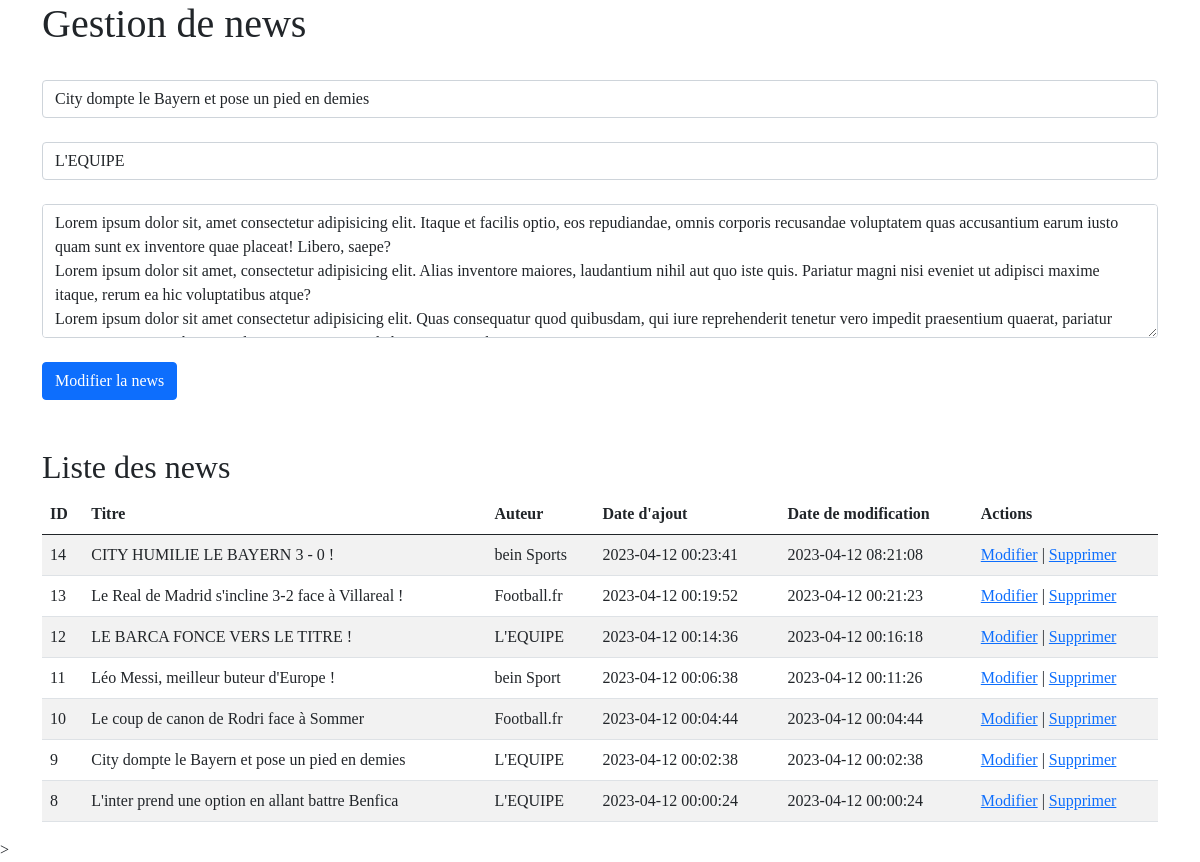
/vues/Admin.php?action=edit&id=9, run on the app's committed database.
### tables this page shows
CREATE TABLE IF NOT EXISTS `news` (
  `id` smallint(5) UNSIGNED NOT NULL AUTO_INCREMENT,
  `auteur` varchar(30) NOT NULL,
  `titre` varchar(100) NOT NULL,
  `contenu` text NOT NULL,
  `dateAjout` datetime NOT NULL,
  `dateModif` datetime NOT NULL,
  PRIMARY KEY (`id`)
);

### modeles/NewsManager.php (called while the page is built, shortened)
<?php
class NewsManager {
    private $db;
    public function __construct(PDO $db) {
        $this->db = $db;
    }
    public function getNewsById($id)
    {
        $query = $this->db->prepare('SELECT * FROM news WHERE id = :id');
        $query->bindValue(':id', $id, PDO::PARAM_INT);
        $query->execute();
        $result = $query->fetch(PDO::FETCH_ASSOC);
        if ($result !== false) {
            return new News($result['id'], $result['auteur'], $result['titre'], $result['contenu'], $result['dateAjout'], $result['dateModif']);
        } else {
            return false;
        }
    }
    public function getAllNews()
{
     $query = $this->db->query('SELECT * FROM news ORDER BY dateAjout DESC ');
     $results = $query->fetchAll(PDO::FETCH_ASSOC);
     $newsList = array();
     foreach ($results as $result) {
         $newsList[] = new News($result['id'], $result['auteur'], $result['titre'], $result['contenu'], $result['dateAjout'], $result['dateModif']);
     }
     return $newsList;
}
}
?>

### controleurs/News.php (called while the page is built, shortened)
<?php
class News {
    private $id;
    private $auteur;
    private $titre;
    private $dateAjout;
    private $dateModif;
    public function __construct($id, $auteur, $titre, $contenu, $dateAjout, $dateModif) {
        $this->id = $id;
        $this->auteur = $auteur;
        $this->titre = $titre;
        $this->dateAjout = $dateAjout;
        $this->dateModif = $dateModif;
    }
    public function getId() {
        return $this->id;
    }
    public function getAuteur() {
        return $this->auteur;
    }
    public function getTitre() {
        return $this->titre;
    }
    public function getDateAjout() {
        return $this->dateAjout;
    }
    public function getDateModif() {
        return $this->dateModif;
    }
}
?>

### vues/Admin.php (the view, shortened to what this page needs)
<!DOCTYPE html>
<html lang="en">
<head>
    <link href="https://cdn.jsdelivr.net/npm/bootstrap@5.0.2/dist/css/bootstrap.min.css" rel="stylesheet">
</head>
<body>
<?php
    require_once('../controleurs/News.php');
    require_once('../modeles/NewsManager.php');
    $manager = new NewsManager($db);
    if (isset($_GET['action']) && isset($_GET['id'])) {
        $action = $_GET['action'];
        $id = $_GET['id'];
        if ($action == 'edit') {
            $news = $manager->getNewsById($id);
            $titre = $news->getTitre();
            $auteur = $news->getAuteur();
            $contenu = $news->getContenu();
        }
        else if ($action == 'delete') {
            $manager->deleteNews($id);
        echo '<div class="alert alert-success" role="alert">La news a été supprimée avec succès !</div>';
        }
    }
$allNews = $manager->getAllNews();
?>
<div class="container">
    <div class="row">
        <div class="col-md-12">
<h1>Gestion de news</h1>
<form method="POST" action="Admin.php">
    <div class="form-group">
        <input type="text" class="form-control" id="titre" name="titre" placeholder="Titre" value="<?php echo isset($titre) ? $titre : ''; ?>" required>
    </div>
    <div class="form-group">
        <input type="text" class="form-control" id="auteur" name="auteur" placeholder="Auteur" value="<?php echo isset($auteur) ? $auteur : ''; ?>" required>
    </div>
    <div class="form-group">
        <textarea class="form-control" id="contenu" name="contenu" placeholder="Contenu"  rows="5" required><?php echo isset($contenu) ? $contenu : ''; ?></textarea>
    </div>
    <br>
    <button type="submit" name="submit" class="btn btn-primary"><?php if (isset($id)) echo 'Modifier'; else echo 'Ajouter'; ?> la news</button>
</form>
<br>
<br>
<h2>Liste des news</h2>
<table class="table table-striped">
 <thead>
    <tr>
        <th>ID</th>
        <th>Titre</th>
        <th>Auteur</th>
        <th>Date d'ajout</th>
        <th>Date de modification</th>
        <th>Actions</th>
    </tr>
  </thead>
  <tbody>
<?php
$allNews = $manager->getAllNews();
foreach ($allNews as $news) {
    echo '<tr>';
    echo '<td>'.$news->getId().'</td>';
    echo '<td>'.$news->getTitre().'</td>';
    echo '<td>'.$news->getAuteur().'</td>';
    echo '<td>'.$news->getDateAjout().'</td>';
    echo '<td>'.$news->getDateModif().'</td>';
    echo '<td>';
    echo '<a href="?action=edit&id='.$news->getId().'">Modifier</a> | ';
    echo '<a href="?action=delete&id='.$news->getId().'">Supprimer</a>';
    echo '</td>';
    echo '</tr>';
}
?>
</tbody>
</table>
</div>
</div>
</div>
<script src="https://cdn.jsdelivr.net/npm/bootstrap@5.0.2/dist/js/bootstrap.bundle.min.js"></script>>
</body>
</html>

### vues/Admin.php (style rules this page uses)
body { font-family: cursive; }

### data on the page
news: auteur "L'EQUIPE", id "8", titre "L'inter prend une option en allant battre Benfica", dateAjout "2023-04-12 00:00:24", dateModif "2023-04-12 00:00:24"
news: id "14", titre "CITY HUMILIE LE BAYERN 3 - 0 !", auteur "bein Sports", dateAjout "2023-04-12 00:23:41", dateModif "2023-04-12 08:21:08"
news: id "13", titre "Le Real de Madrid s'incline 3-2 face à Villareal !", auteur "Football.fr", dateAjout "2023-04-12 00:19:52", dateModif "2023-04-12 00:21:23"
news: id "12", titre "LE BARCA FONCE VERS LE TITRE !", auteur "L'EQUIPE", dateAjout "2023-04-12 00:14:36", dateModif "2023-04-12 00:16:18"
news: id "11", titre "Léo Messi, meilleur buteur d'Europe !", auteur "bein Sport", dateAjout "2023-04-12 00:06:38", dateModif "2023-04-12 00:11:26"
news: id "10", titre "Le coup de canon de Rodri face à Sommer", auteur "Football.fr", dateAjout "2023-04-12 00:04:44", dateModif "2023-04-12 00:04:44"
news: id "9", titre "City dompte le Bayern et pose un pied en demies", auteur "L'EQUIPE", dateAjout "2023-04-12 00:02:38", dateModif "2023-04-12 00:02:38"
